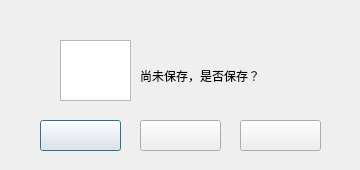
<?xml version="1.0" encoding="UTF-8"?>
<ui version="4.0">
 <class>savewarn</class>
 <widget class="QDialog" name="savewarn">
  <property name="geometry">
   <rect>
    <x>0</x>
    <y>0</y>
    <width>360</width>
    <height>170</height>
   </rect>
  </property>
  <property name="windowTitle">
   <string>Dialog</string>
  </property>
  <property name="styleSheet">
   <string notr="true">border-image: url(:/myjpg/warnbox.jpg);</string>
  </property>
  <widget class="QPushButton" name="YESbtn">
   <property name="geometry">
    <rect>
     <x>40</x>
     <y>120</y>
     <width>81</width>
     <height>31</height>
    </rect>
   </property>
   <property name="styleSheet">
    <string notr="true">border-image: url(:/myjpg/YES.jpg);</string>
   </property>
   <property name="text">
    <string/>
   </property>
  </widget>
  <widget class="QPushButton" name="NObtn">
   <property name="geometry">
    <rect>
     <x>140</x>
     <y>120</y>
     <width>81</width>
     <height>31</height>
    </rect>
   </property>
   <property name="styleSheet">
    <string notr="true">border-image: url(:/myjpg/NO.jpg);</string>
   </property>
   <property name="text">
    <string/>
   </property>
  </widget>
  <widget class="QPushButton" name="CANCELbtn">
   <property name="geometry">
    <rect>
     <x>240</x>
     <y>120</y>
     <width>81</width>
     <height>31</height>
    </rect>
   </property>
   <property name="styleSheet">
    <string notr="true">border-image: url(:/myjpg/cancel.jpg);</string>
   </property>
   <property name="text">
    <string/>
   </property>
  </widget>
  <widget class="QGraphicsView" name="graphicsView">
   <property name="geometry">
    <rect>
     <x>60</x>
     <y>40</y>
     <width>71</width>
     <height>61</height>
    </rect>
   </property>
   <property name="styleSheet">
    <string notr="true">border-image: url(:/myjpg/warning.png);</string>
   </property>
  </widget>
  <widget class="QLabel" name="label">
   <property name="geometry">
    <rect>
     <x>140</x>
     <y>60</y>
     <width>161</width>
     <height>31</height>
    </rect>
   </property>
   <property name="styleSheet">
    <string notr="true">border-image: url(:/myjpg/未标题-1.jpg);</string>
   </property>
   <property name="text">
    <string>尚未保存，是否保存？</string>
   </property>
  </widget>
 </widget>
 <resources/>
 <connections>
  <connection>
   <sender>YESbtn</sender>
   <signal>clicked()</signal>
   <receiver>savewarn</receiver>
   <slot>accept()</slot>
   <hints>
    <hint type="sourcelabel">
     <x>80</x>
     <y>135</y>
    </hint>
    <hint type="destinationlabel">
     <x>179</x>
     <y>84</y>
    </hint>
   </hints>
  </connection>
  <connection>
   <sender>NObtn</sender>
   <signal>clicked()</signal>
   <receiver>savewarn</receiver>
   <slot>close()</slot>
   <hints>
    <hint type="sourcelabel">
     <x>180</x>
     <y>135</y>
    </hint>
    <hint type="destinationlabel">
     <x>179</x>
     <y>84</y>
    </hint>
   </hints>
  </connection>
  <connection>
   <sender>CANCELbtn</sender>
   <signal>clicked()</signal>
   <receiver>savewarn</receiver>
   <slot>reject()</slot>
   <hints>
    <hint type="sourcelabel">
     <x>280</x>
     <y>135</y>
    </hint>
    <hint type="destinationlabel">
     <x>179</x>
     <y>84</y>
    </hint>
   </hints>
  </connection>
 </connections>
</ui>
